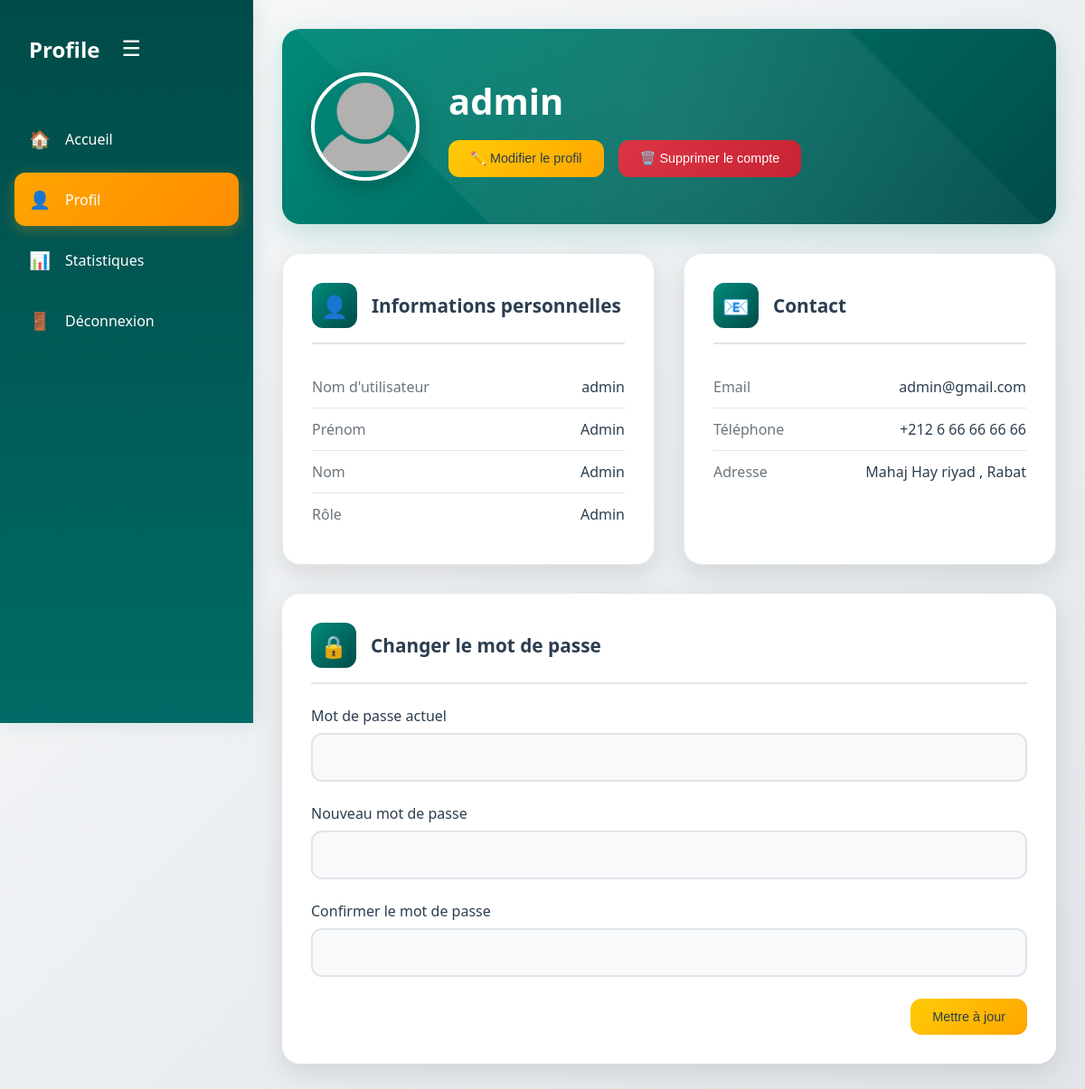
Screenshot of /modcod/profile/ (signed in) with the database file from the repository.
### App1/models.py (models this page shows)
class CustomUser(AbstractUser):
    ROLE_CHOICES = [
        ('Admin', 'Admin'),
        ('Chef_projet','Chef_projet'),
        ('Collaborateur','Collaborateur'),
        ('Employe_Integration','Employe_Integration'),
        ('Stagiaire','Stagiaire'),
        ('Utilisateur_Confirmé' , 'Utilisateur_Confirmé'),
        ('Utilisateur_Temporaire','Utilisateur_Temporaire'),
    ]
    role = models.CharField(max_length=255, choices=ROLE_CHOICES, default='Utilisateur_Temporaire')
    phone_number = models.CharField(max_length=50,blank=True,null=True)
    adress = models.CharField(max_length=100,blank=True,null=True)
    ProfileImage = models.ImageField(upload_to="profileimage/" , default="profileimage/default.png")

### App1/views.py (the view)
# urls.py: path("profile/",Profile_Page,name="profile"),
@login_required(login_url="/modcod/login")
def Profile_Page(request):
    return render(request,"private/profile.html")

### templates/private/profile.html (shortened to what this page needs)
<!DOCTYPE html>
{% load static %}
<html lang="fr">
<head>
    <link rel="stylesheet" href="{% static "css/private/profile.css" %}">
</head>
<body>
        {% include "../layouts/erreur.html" %}
    <div class="container">
        <nav class="sidebar" id="sidebar">
            <div class="sidebar-header">
                <h2>Profile</h2>
                <button class="sidebar-toggle" onclick="toggleSidebar()">
                    ☰
                </button>
            </div>
            <ul class="nav-menu">
                <li class="nav-item">
                    <a href="{% url "homepage" %}" class="nav-link">
                        <span class="nav-icon">🏠</span>
                        <span class="nav-text">Accueil</span>
                    </a>
                </li>
                <li class="nav-item">
                    <a href="{% url "profile" %}" class="nav-link active">
                        <span class="nav-icon">👤</span>
                        <span class="nav-text">Profil</span>
                    </a>
                </li>
                {% if request.user.role == "Admin" %}
                    <li class="nav-item">
                        <a href="{% url "dashboardpage" %}" class="nav-link">
                            <span class="nav-icon">📊</span>
                            <span class="nav-text">Statistiques</span>
                        </a>
                    </li>
                {% endif %}
                <li class="nav-item">
                    <a href="{% url "logout" %}" class="nav-link">
                        <span class="nav-icon">🚪</span>
                        <span class="nav-text">Déconnexion</span>
                    </a>
                </li>
            </ul>
        </nav>
        <main class="main-content">
            <div class="profile-header">
                <div class="profile-info">
                    <img src="{{request.user.ProfileImage.url}}" alt="Photo de profil" class="profile-avatar">
                    <div class="profile-details">
                        <h1>{{request.user.username}}</h1>
                        <div class="profile-actions">
                            <button class="btn btn-primary" onclick="openEditModal()">
                                ✏️ Modifier le profil
                            </button>
                            <button class="btn btn-danger" onclick="openDeleteModal()">
                                🗑️ Supprimer le compte
                            </button>
                        </div>
                    </div>
                </div>
            </div>
            <div class="profile-cards">
                <div class="card">
                    <div class="card-header">
                        <div class="card-icon">👤</div>
                        <h3 class="card-title">Informations personnelles</h3>
                    </div>
                    <div class="card-body">
                        <div class="info-item">
                            <span class="info-label">Nom d'utilisateur</span>
                            <span class="info-value">{{request.user.username}}</span>
                        </div>
                        <div class="info-item">
                            <span class="info-label">Prénom</span>
                            <span class="info-value">{{request.user.last_name}}</span>
                        </div>
                        <div class="info-item">
                            <span class="info-label">Nom</span>
                            <span class="info-value">{{request.user.first_name}}</span>
                        </div>
                        <div class="info-item">
                            <span class="info-label">Rôle</span>
                            <span class="info-value">{{request.user.role}}</span>
                        </div>
                    </div>
                </div>
                <div class="card">
                    <div class="card-header">
                        <div class="card-icon">📧</div>
                        <h3 class="card-title">Contact</h3>
                    </div>
                    <div class="card-body">
                        <div class="info-item">
                            <span class="info-label">Email</span>
                            <span class="info-value">{{request.user.email}}</span>
                        </div>
                        <div class="info-item">
                            <span class="info-label">Téléphone</span>
                            <span class="info-value">{{request.user.phone_number}}</span>
                        </div>
                        <div class="info-item">
                            <span class="info-label">Adresse</span>
                            <span class="info-value">{{request.user.adress}}</span>
                        </div>
                    </div>
                </div>
            </div>
            <div class="password-form">
                <div class="card-header">
                    <div class="card-icon">🔒</div>
                    <h3 class="card-title">Changer le mot de passe</h3>
                </div>
                <form id="passwordForm" action="{% url "modifypassword" %}" method="POST">
                    <div class="form-group">
                        <label for="currentPassword" class="form-label">Mot de passe actuel</label>
                        <input type="password" name="currentPassword" id="currentPassword" class="form-input" required>
                    </div>
                    <div class="form-group">
                        <label for="newPassword" class="form-label">Nouveau mot de passe</label>
                        <input type="password" name="newPassword" id="newPassword" class="form-input" required>
                    </div>
                    <div class="form-group">
                        <label for="confirmPassword" class="form-label">Confirmer le mot de passe</label>
                        <input type="password" name="confirmPassword" id="confirmPassword" class="form-input" required>
                    </div>
                    <div class="form-actions">
                        <button type="submit" class="btn btn-primary">
                            Mettre à jour
                        </button>
                    </div>
                </form>
            </div>
        </main>
    </div>
</body>
</html>

### App1/static/css/private/profile.css (style rules this page uses)
* { margin: 0; padding: 0; box-sizing: border-box; }
body { font-family: 'Segoe UI', Tahoma, Geneva, Verdana, sans-serif; background: linear-gradient(135deg, #f8f9fa 0%, #e1e5e9 100%); color: #2c3e50; min-height: 100vh; }
.container { display: flex; min-height: 100vh; }
.sidebar { width: 280px; background: linear-gradient(180deg, #004b48 0%, #006b66 100%); padding: 2rem 0; box-shadow: 4px 0 20px rgba(0, 75, 72, 0.1); position: fixed; height: 100vh; overflow-y: auto; transition: all 0.3s ease; z-index: 1000; }
.sidebar-header { padding: 0 2rem; margin-bottom: 3rem; display: flex; align-items: center; gap: 1rem; }
.sidebar-header h2 { color: #ffffff; font-size: 1.5rem; font-weight: 600; }
.sidebar-toggle { background: none; border: none; color: #ffffff; font-size: 1.5rem; cursor: pointer; padding: 0.5rem; border-radius: 8px; transition: all 0.3s ease; }
.nav-menu { list-style: none; padding: 0 1rem; }
.nav-item { margin-bottom: 0.5rem; }
.nav-link { display: flex; align-items: center; gap: 1rem; padding: 1rem; color: #ffffff; text-decoration: none; border-radius: 12px; transition: all 0.3s ease; position: relative; }
.nav-link.active { background: linear-gradient(135deg, #FFA500, #FF8C00); box-shadow: 0 4px 15px rgba(255, 165, 0, 0.3); }
.nav-icon { font-size: 1.2rem; width: 24px; text-align: center; }
.nav-text { font-weight: 500; }
.main-content { flex: 1; margin-left: 280px; padding: 2rem; transition: all 0.3s ease; }
.profile-header { background: linear-gradient(135deg, #008b7a, #004B49); padding: 3rem 2rem; border-radius: 20px; margin-bottom: 2rem; box-shadow: 0 10px 30px rgba(0, 139, 122, 0.2); position: relative; overflow: hidden; }
.profile-header::before { content: ''; position: absolute; top: -50%; right: -50%; width: 200%; height: 200%; background: radial-gradient(circle, rgba(255, 255, 255, 0.1) 0%, transparent 70%); transform: rotate(45deg); }
.profile-info { display: flex; align-items: center; gap: 2rem; position: relative; z-index: 1; }
.profile-avatar { width: 120px; height: 120px; border-radius: 50%; object-fit: cover; border: 4px solid #ffffff; box-shadow: 0 8px 25px rgba(0, 0, 0, 0.2); }
.profile-details h1 { color: #ffffff; font-size: 2.5rem; margin-bottom: 0.5rem; font-weight: 600; }
.profile-actions { display: flex; gap: 1rem; margin-top: 1rem; }
.btn { padding: 0.75rem 1.5rem; border: none; border-radius: 12px; cursor: pointer; font-weight: 500; transition: all 0.3s ease; text-decoration: none; display: inline-flex; align-items: center; gap: 0.5rem; font-size: 0.9rem; }
.btn-primary { background: linear-gradient(135deg, #FFCB06, #FFA500); color: #2c3e50; }
.btn-danger { background: linear-gradient(135deg, #dc3545, #c82333); color: #ffffff; }
.profile-cards { display: grid; grid-template-columns: repeat(auto-fit, minmax(300px, 1fr)); gap: 2rem; margin-bottom: 2rem; }
.card { background: #ffffff; border-radius: 20px; padding: 2rem; box-shadow: 0 10px 30px rgba(0, 0, 0, 0.1); transition: all 0.3s ease; border: 1px solid rgba(0, 75, 72, 0.1); }
.card-header { display: flex; align-items: center; gap: 1rem; margin-bottom: 1.5rem; padding-bottom: 1rem; border-bottom: 2px solid #e1e5e9; }
.card-icon { width: 50px; height: 50px; border-radius: 12px; background: linear-gradient(135deg, #008b7a, #004B49); display: flex; align-items: center; justify-content: center; color: #ffffff; font-size: 1.5rem; }
.card-title { font-size: 1.3rem; font-weight: 600; color: #2c3e50; }
.info-item { display: flex; justify-content: space-between; align-items: center; padding: 0.75rem 0; border-bottom: 1px solid #e1e5e9; }
.info-item:last-child { border-bottom: none; }
.info-label { font-weight: 500; color: #6c757d; }
.info-value { color: #2c3e50; font-weight: 500; }
.password-form { background: #ffffff; border-radius: 20px; padding: 2rem; box-shadow: 0 10px 30px rgba(0, 0, 0, 0.1); margin-top: 2rem; }
.form-group { margin-bottom: 1.5rem; }
.form-label { display: block; margin-bottom: 0.5rem; font-weight: 500; color: #2c3e50; }
.form-input { width: 100%; padding: 1rem; border: 2px solid #e1e5e9; border-radius: 12px; font-size: 1rem; transition: all 0.3s ease; background: #f8f9fa; }
.form-actions { display: flex; gap: 1rem; justify-content: flex-end; }
.card, .profile-header, .password-form { animation: fadeIn 0.6s ease-out; }
@media (max-width: 1200px) { .profile-cards { grid-template-columns: repeat(auto-fit, minmax(250px, 1fr)); } }

### rows the page displays
CustomUser: user.ProfileImage (placeholder picture), user.username "admin", user.last_name "Admin", user.first_name "Admin", user.role "Admin", user.email "admin@gmail.com", user.phone_number "+212 6 66 66 66 66", user.adress "Mahaj Hay riyad , Rabat"
